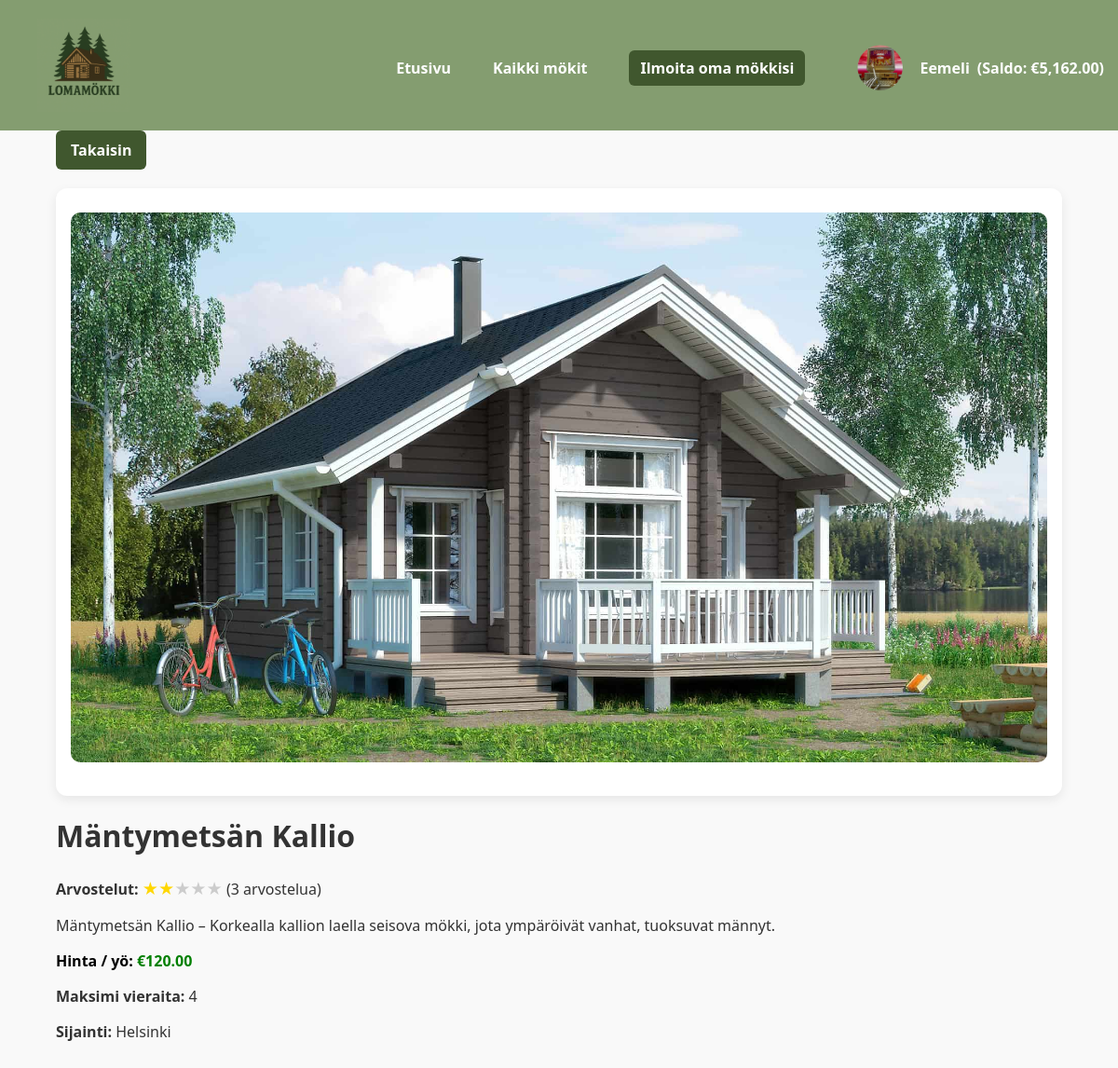
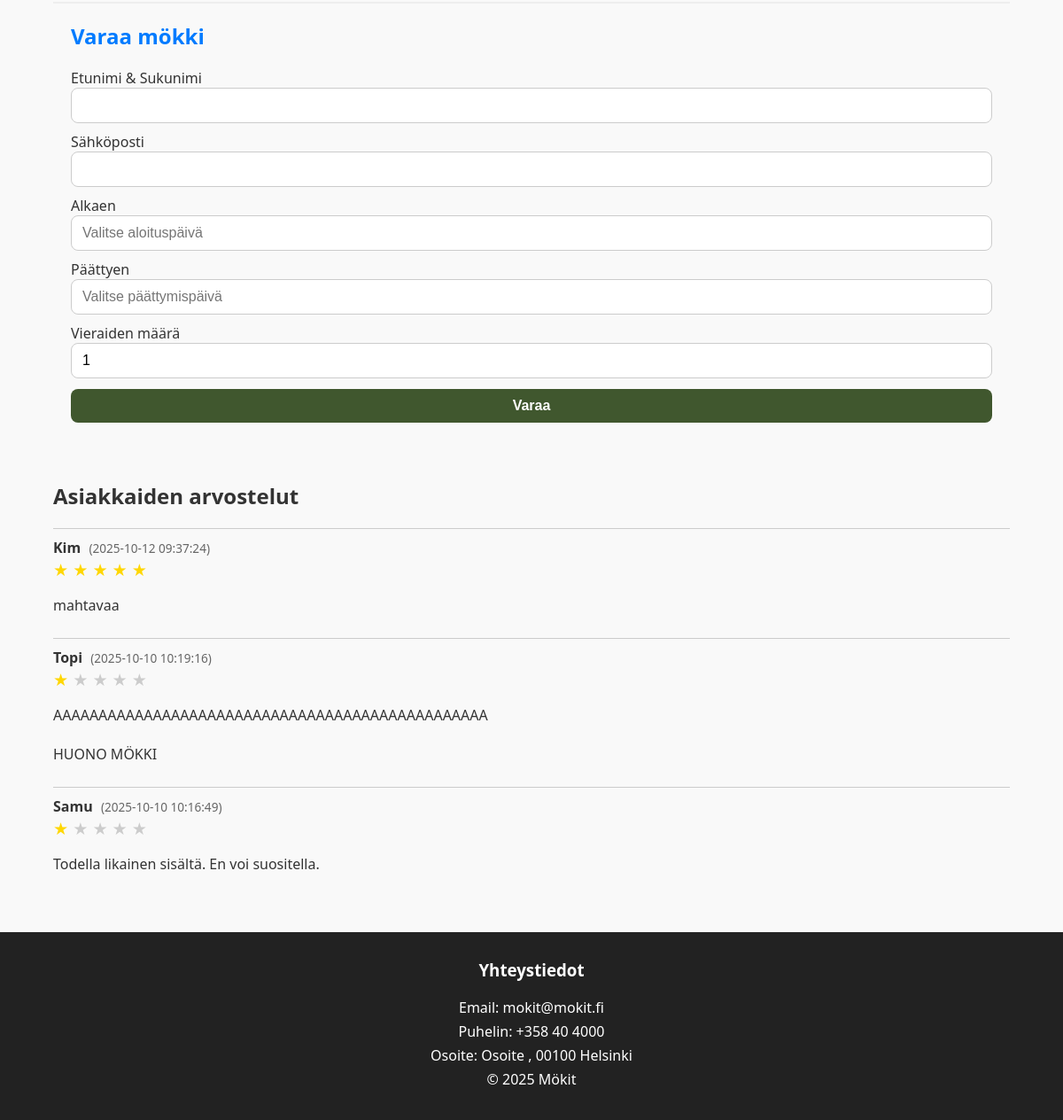
Screenshot of /cabins.php?id=1 (signed in) with the database file from the repository (2 pictures, top to bottom).
### tables this page shows
CREATE TABLE `users` (
  `id` int(11) NOT NULL,
  `username` varchar(100) NOT NULL,
  `email` varchar(255) NOT NULL,
  `phone` varchar(30) NOT NULL,
  `profile_image` varchar(255) DEFAULT NULL,
  `password` varchar(255) NOT NULL,
  `created_at` timestamp NOT NULL DEFAULT current_timestamp(),
  `balance` decimal(10,2) DEFAULT 0.00,
  `role` enum('admin','user') NOT NULL DEFAULT 'user'
);

CREATE TABLE `cabins` (
  `id` int(11) NOT NULL,
  `owner_id` int(11) NOT NULL,
  `name` varchar(100) NOT NULL,
  `description` text DEFAULT NULL,
  `price_per_night` decimal(8,2) NOT NULL,
  `max_guests` int(11) NOT NULL DEFAULT 4,
  `image` varchar(255) DEFAULT NULL,
  `location` varchar(100) DEFAULT '',
  `user_id` int(11) DEFAULT NULL,
  `availability` tinyint(1) DEFAULT 1
);

CREATE TABLE `reviews` (
  `id` int(11) NOT NULL,
  `booking_id` int(11) NOT NULL,
  `cabin_id` int(11) NOT NULL,
  `user_id` int(11) NOT NULL,
  `rating` tinyint(4) NOT NULL CHECK (`rating` between 1 and 5),
  `comment` text DEFAULT NULL,
  `created_at` timestamp NOT NULL DEFAULT current_timestamp(),
  `approved` tinyint(1) NOT NULL DEFAULT 1
);

### cabins.php (the view, shortened to what this page needs)
<?php
require 'config.php';
include 'header.php';
$id = (int)($_GET['id'] ?? 0);
$stmt = $pdo->prepare('SELECT * FROM cabins WHERE id = ?');
$stmt->execute([$id]);
$cabin = $stmt->fetch();
$stmt = $pdo->prepare("
    SELECT r.*, u.username
    FROM reviews r
    JOIN users u ON r.user_id = u.id
    WHERE r.cabin_id = ?
    ORDER BY r.created_at DESC
");
$stmt->execute([$cabin['id']]);
$reviews = $stmt->fetchAll();
$stmt = $pdo->prepare("SELECT AVG(rating) AS avg_rating, COUNT(*) AS review_count FROM reviews WHERE cabin_id = ?");
$stmt->execute([$cabin['id']]);
$stats = $stmt->fetch();
$avg_rating = $stats['avg_rating'] ?? 0;
$review_count = $stats['review_count'] ?? 0;
?>
<!doctype html>
<html lang="fi">
<head>
<link rel="stylesheet" href="style.css">
<link rel="stylesheet" href="https://cdn.jsdelivr.net/npm/flatpickr/dist/flatpickr.min.css">
</head>
<body>
<main class="container">
<a href="all_cabins.php" class="btn back-btn">Takaisin</a>
<div class="cabin-card">
    <?php if (!empty($cabin['image'])): ?>
        <img src="<?=htmlspecialchars($cabin['image'])?>" alt="<?=htmlspecialchars($cabin['name'])?>">
    <?php endif; ?>
</div>
    <div class="cabin-info">
        <h1><?=htmlspecialchars($cabin['name'])?></h1>
        <p><strong>Arvostelut:</strong>
        <span class="stars">
            <?php $rounded = round($avg_rating); for($i=1;$i<=5;$i++){ echo ($i<=$rounded)?'★':'<span>★</span>'; } ?>
        </span> (<?=intval($review_count)?> arvostelua)
        </p>
        <p><?=nl2br(htmlspecialchars($cabin['description']))?></p>
        <p class="price">
            <strong class="price-label">Hinta / yö:</strong>
            <span class="price-value">€<?=number_format($cabin['price_per_night'],2)?></span>
        </p>
        <p><strong>Maksimi vieraita:</strong> <?=intval($cabin['max_guests'])?></p>
        <p><strong>Sijainti:</strong> <?=htmlspecialchars($cabin['location'] ?? 'Ei määritelty')?></p>
    </div>
    <section class="booking">
        <h2>Varaa mökki</h2>
        <form id="bookingForm" action="book.php" method="post">
            <label>Etunimi & Sukunimi<br><input name="customer_name" required></label>
            <label>Sähköposti<br><input type="email" name="customer_email" required></label>
            <div class="date-range-wrapper">
                <label>Alkaen<br><input type="text" id="start_date" name="start_date" placeholder="Valitse aloituspäivä" required></label>
                <label>Päättyen<br><input type="text" id="end_date" name="end_date" placeholder="Valitse päättymispäivä" required></label>
            </div>
            <label>Vieraiden määrä<br>
                <input type="number" name="guests" min="1" max="<?=intval($cabin['max_guests'])?>" value="1" required>
            </label>
            <button type="submit">Varaa</button>
        </form>
    </section>
    <section class="reviews">
        <h2>Asiakkaiden arvostelut</h2>
        <?php if ($reviews): ?>
            <?php foreach ($reviews as $r): ?>
                <div class="review">
                    <div>
                        <span class="review-user"><?=htmlspecialchars(substr($r['username'],0,6))?></span>
                        <span class="review-date">(<?=htmlspecialchars($r['created_at'])?>)</span>
                    </div>
                    <div class="stars">
                        <?php for($i=1;$i<=5;$i++): ?>
                            <?= $i <= $r['rating'] ? '★' : '<span>★</span>' ?>
                        <?php endfor; ?>
                    </div>
                    <p><?=nl2br(htmlspecialchars($r['comment']))?></p>
                </div>
            <?php endforeach; ?>
        <?php else: ?>
            <p>Ei arvosteluja vielä.</p>
        <?php endif; ?>
    </section>
</main>
<?php include 'footer.php'; ?>

### header.php (shortened to what this page needs)
<?php
require 'config.php';
$user = null;
if (isset($_SESSION['user_id'])) {
    $stmt = $pdo->prepare("SELECT * FROM users WHERE id = ?");
    $stmt->execute([$_SESSION['user_id']]);
    $user = $stmt->fetch();
    $user_balance = $user['balance'] ?? 0;
}
?>
<header>
  <div class="header-flex" style="display:flex;justify-content:space-between;align-items:center;padding:20px 0;">
<a href="index.php"><img src="images/logo.png" width="100" alt="Lomamökki logo" style="margin-left:40px;"></a>
    <nav style="display:flex;align-items:center;gap:15px;">
      <a href="index.php" style="color:#fff;text-decoration:none;font-weight:600;">Etusivu</a>
      <a href="all_cabins.php" style="color:#fff;text-decoration:none;font-weight:600;">Kaikki mökit</a>
      <a href="<?= isset($_SESSION['user_id']) ? 'add_cabin.php' : 'login.php'; ?>" class="btn" style="color:#fff;background:#40572e;padding:8px 12px;border-radius:6px;">Ilmoita oma mökkisi</a>
      <?php if ($user): ?>
      <div class="profile-dropdown" style="position:relative;">
        <a href="#" style="display:flex;align-items:center;color:#fff;text-decoration:none;">
          <img src="<?=htmlspecialchars($user['profile_image'] ?? 'default-avatar.png')?>" alt="Profiili" class="profile-pic" style="width:70px;height:70px;border-radius:50%;object-fit:cover;margin-right:8px;">
          <?=htmlspecialchars($user['username'])?>
          <span style="margin-left:8px;font-weight:600;">(Saldo: €<?=number_format($user_balance, 2)?>)</span>
        </a>
      </div>
      <?php else: ?>
        <a href="login.php" style="color:#fff;text-decoration:none;font-weight:600;">Kirjaudu / Rekisteröidy</a>
      <?php endif; ?>
    </nav>
  </div>
</header>

### style.css (style rules this page uses)
body { font-family: 'Segoe UI', Tahoma, Geneva, Verdana, sans-serif; margin: 0; color: #333; background-color: #f9f9f9; display: flex; flex-direction: column; min-height: 100vh; }
.container { width: 90%; max-width: 1300px; margin: auto; }
header { background-color: #849D70; color: #fff; padding: 5x 0; margin-bottom: auto; text-align: center; }
header nav { margin-top: 5px; }
header nav a { color: #fff; margin: 0 15px; text-decoration: none; font-weight: 600; transition: color 0.2s; }
.card, .success-card, .cabin-card { background-color: #fff; border-radius: 12px; padding: 16px; box-shadow: 0 4px 12px rgba(0,0,0,0.08); transition: transform 0.2s, box-shadow 0.2s; overflow: hidden; box-sizing: border-box; }
.btn { background-color: #40572e; color: white; padding: 10px 16px; text-align: center; border-radius: 6px; text-decoration: none; font-weight: bold; transition: background-color 0.3s ease; }
.booking { margin-top: 30px; padding: 20px; border-top: 2px solid #eee; }
.booking h2 { margin-top: 0; color: #007bff; }
label { display: block; margin: 10px 0 4px; font-weight: 500; }
input, button { width: 100%; padding: 10px 12px; border-radius: 8px; border: 1px solid #ccc; font-size: 1em; transition: border-color 0.2s, box-shadow 0.2s; }
button { background-color: #40572e; color: #fff; border: none; font-weight: 600; margin-top: 8px; transition: background-color 0.2s, transform 0.2s; }
.profile-dropdown { position: relative; display: inline-block; }
.profile-pic { width: 135px; height: 135px; border-radius: 50%; object-fit: cover; margin-right: 8px; }
.cabin-card img { width: 100%; aspect-ratio: 16/9; min-height: 300px; object-fit: cover; border-radius: 10px; margin-bottom: 20px; display: block; }
.price .price-label { color:black; }
.price .price-value { color:green; font-weight:bold; }
.reviews { margin-top:30px; }
.review { border-top:1px solid #ccc; padding:10px 0; }
.review-user { font-weight:bold; }
.review-date { font-size:0.85rem; color:#666; margin-left:5px; }
.stars { display:inline-block; color:#ffd700; font-size:1.2rem; }
.stars span { color:#ccc; }

### cabins.php (style rules this page uses)
.back-btn { display: table; margin-bottom: 20px; }
.cabin-card img { display: block; margin-top: 10px; }

### rows the page displays
users: profile_image (picture), username "Eemeli", balance "5,162.00"
cabins: image (picture), name "Mäntymetsän Kallio", description "Mäntymetsän Kallio – Korkealla kallion laella seisova mökki, jota ympäröivät vanhat, tuoksuvat männyt.", price_per_night "120.00", max_guests "4", location "Helsinki"
reviews: user.username "Kim", created_at "2025-10-12 09:37:24", rating 5 (drawn), comment "mahtavaa"
reviews: user.username "Topi", created_at "2025-10-10 10:19:16", rating 1 (drawn), comment "AAAAAAAAAAAAAAAAAAAAAAAAAAAAAAAAAAAAAAAAAAAAAAAA HUONO MÖKKI"
reviews: user.username "Samu", created_at "2025-10-10 10:16:49", rating 1 (drawn), comment "Todella likainen sisältä. En voi suositella."

### other values shown
$review_count "3"
